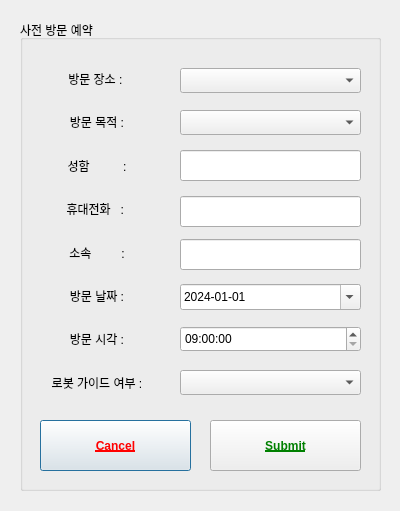
<?xml version="1.0" encoding="UTF-8"?>
<ui version="4.0">
 <class>Dialog</class>
 <widget class="QDialog" name="Dialog">
  <property name="geometry">
   <rect>
    <x>0</x>
    <y>0</y>
    <width>400</width>
    <height>511</height>
   </rect>
  </property>
  <property name="windowTitle">
   <string>Dialog</string>
  </property>
  <widget class="QGroupBox" name="groupBox">
   <property name="geometry">
    <rect>
     <x>20</x>
     <y>20</y>
     <width>361</width>
     <height>471</height>
    </rect>
   </property>
   <property name="styleSheet">
    <string notr="true">QPushButton { color: red;    font-weight: bold;}</string>
   </property>
   <property name="title">
    <string>사전 방문 예약</string>
   </property>
   <property name="checkable">
    <bool>false</bool>
   </property>
   <widget class="QComboBox" name="info_1">
    <property name="geometry">
     <rect>
      <x>160</x>
      <y>48</y>
      <width>181</width>
      <height>25</height>
     </rect>
    </property>
    <item>
     <property name="text">
      <string/>
     </property>
    </item>
    <item>
     <property name="text">
      <string>애드인에듀</string>
     </property>
    </item>
    <item>
     <property name="text">
      <string>pinklab</string>
     </property>
    </item>
    <item>
     <property name="text">
      <string>까사미아</string>
     </property>
    </item>
    <item>
     <property name="text">
      <string>메머드커피</string>
     </property>
    </item>
   </widget>
   <widget class="QPushButton" name="cancel_bt">
    <property name="geometry">
     <rect>
      <x>20</x>
      <y>400</y>
      <width>151</width>
      <height>51</height>
     </rect>
    </property>
    <property name="font">
     <font>
      <weight>75</weight>
      <bold>true</bold>
      <underline>true</underline>
     </font>
    </property>
    <property name="styleSheet">
     <string notr="true">QLabel {
    color: red;
    font-weight: bold;
}</string>
    </property>
    <property name="text">
     <string>Cancel</string>
    </property>
   </widget>
   <widget class="QPushButton" name="submit_bt">
    <property name="geometry">
     <rect>
      <x>190</x>
      <y>400</y>
      <width>151</width>
      <height>51</height>
     </rect>
    </property>
    <property name="font">
     <font>
      <weight>75</weight>
      <bold>true</bold>
      <underline>true</underline>
     </font>
    </property>
    <property name="styleSheet">
     <string notr="true">QPushButton {
    color: green;
    font-weight: bold;
}</string>
    </property>
    <property name="text">
     <string>Submit</string>
    </property>
    <property name="checkable">
     <bool>false</bool>
    </property>
    <property name="checked">
     <bool>false</bool>
    </property>
    <property name="autoRepeat">
     <bool>false</bool>
    </property>
    <property name="autoExclusive">
     <bool>false</bool>
    </property>
   </widget>
   <widget class="QComboBox" name="info_2">
    <property name="geometry">
     <rect>
      <x>160</x>
      <y>90</y>
      <width>181</width>
      <height>25</height>
     </rect>
    </property>
    <item>
     <property name="text">
      <string/>
     </property>
    </item>
    <item>
     <property name="text">
      <string>회의</string>
     </property>
    </item>
    <item>
     <property name="text">
      <string>점심</string>
     </property>
    </item>
    <item>
     <property name="text">
      <string>저녁</string>
     </property>
    </item>
   </widget>
   <widget class="QDateEdit" name="info_6">
    <property name="geometry">
     <rect>
      <x>160</x>
      <y>264</y>
      <width>181</width>
      <height>26</height>
     </rect>
    </property>
    <property name="dateTime">
     <datetime>
      <hour>0</hour>
      <minute>0</minute>
      <second>0</second>
      <year>2024</year>
      <month>1</month>
      <day>1</day>
     </datetime>
    </property>
    <property name="maximumDateTime">
     <datetime>
      <hour>23</hour>
      <minute>59</minute>
      <second>59</second>
      <year>2024</year>
      <month>12</month>
      <day>31</day>
     </datetime>
    </property>
    <property name="minimumDateTime">
     <datetime>
      <hour>0</hour>
      <minute>0</minute>
      <second>0</second>
      <year>2024</year>
      <month>1</month>
      <day>1</day>
     </datetime>
    </property>
    <property name="currentSection">
     <enum>QDateTimeEdit::YearSection</enum>
    </property>
    <property name="displayFormat">
     <string>yyyy-mM-dd</string>
    </property>
    <property name="calendarPopup">
     <bool>true</bool>
    </property>
   </widget>
   <widget class="QComboBox" name="info_8">
    <property name="geometry">
     <rect>
      <x>160</x>
      <y>350</y>
      <width>181</width>
      <height>25</height>
     </rect>
    </property>
    <item>
     <property name="text">
      <string/>
     </property>
    </item>
    <item>
     <property name="text">
      <string>네</string>
     </property>
    </item>
    <item>
     <property name="text">
      <string>아니오</string>
     </property>
    </item>
   </widget>
   <widget class="QTimeEdit" name="info_7">
    <property name="geometry">
     <rect>
      <x>160</x>
      <y>306</y>
      <width>181</width>
      <height>26</height>
     </rect>
    </property>
    <property name="dateTime">
     <datetime>
      <hour>9</hour>
      <minute>0</minute>
      <second>0</second>
      <year>2024</year>
      <month>1</month>
      <day>1</day>
     </datetime>
    </property>
    <property name="maximumDateTime">
     <datetime>
      <hour>21</hour>
      <minute>59</minute>
      <second>59</second>
      <year>2024</year>
      <month>1</month>
      <day>1</day>
     </datetime>
    </property>
    <property name="minimumDateTime">
     <datetime>
      <hour>9</hour>
      <minute>0</minute>
      <second>0</second>
      <year>2024</year>
      <month>1</month>
      <day>1</day>
     </datetime>
    </property>
    <property name="maximumTime">
     <time>
      <hour>21</hour>
      <minute>59</minute>
      <second>59</second>
     </time>
    </property>
    <property name="currentSection">
     <enum>QDateTimeEdit::HourSection</enum>
    </property>
    <property name="displayFormat">
     <string>hh:mm:ss</string>
    </property>
    <property name="calendarPopup">
     <bool>true</bool>
    </property>
   </widget>
   <widget class="QLineEdit" name="info_3">
    <property name="geometry">
     <rect>
      <x>160</x>
      <y>130</y>
      <width>181</width>
      <height>31</height>
     </rect>
    </property>
   </widget>
   <widget class="QLineEdit" name="info_4">
    <property name="geometry">
     <rect>
      <x>160</x>
      <y>176</y>
      <width>181</width>
      <height>31</height>
     </rect>
    </property>
   </widget>
   <widget class="QLineEdit" name="info_5">
    <property name="geometry">
     <rect>
      <x>160</x>
      <y>219</y>
      <width>181</width>
      <height>31</height>
     </rect>
    </property>
   </widget>
   <widget class="QWidget" name="">
    <property name="geometry">
     <rect>
      <x>20</x>
      <y>40</y>
      <width>114</width>
      <height>341</height>
     </rect>
    </property>
    <layout class="QVBoxLayout" name="verticalLayout">
     <item>
      <widget class="QLabel" name="label_3">
       <property name="text">
        <string>방문 장소 : </string>
       </property>
       <property name="alignment">
        <set>Qt::AlignCenter</set>
       </property>
      </widget>
     </item>
     <item>
      <widget class="QLabel" name="label_4">
       <property name="text">
        <string>방문 목적 :</string>
       </property>
       <property name="alignment">
        <set>Qt::AlignCenter</set>
       </property>
      </widget>
     </item>
     <item>
      <widget class="QLabel" name="label_5">
       <property name="text">
        <string>성함          :</string>
       </property>
       <property name="alignment">
        <set>Qt::AlignCenter</set>
       </property>
      </widget>
     </item>
     <item>
      <widget class="QLabel" name="label_6">
       <property name="text">
        <string>휴대전화   : </string>
       </property>
       <property name="alignment">
        <set>Qt::AlignCenter</set>
       </property>
      </widget>
     </item>
     <item>
      <widget class="QLabel" name="label_7">
       <property name="text">
        <string>소속         :</string>
       </property>
       <property name="alignment">
        <set>Qt::AlignCenter</set>
       </property>
      </widget>
     </item>
     <item>
      <widget class="QLabel" name="label_8">
       <property name="text">
        <string>방문 날짜 :</string>
       </property>
       <property name="alignment">
        <set>Qt::AlignCenter</set>
       </property>
      </widget>
     </item>
     <item>
      <widget class="QLabel" name="label_9">
       <property name="text">
        <string>방문 시각 :</string>
       </property>
       <property name="alignment">
        <set>Qt::AlignCenter</set>
       </property>
      </widget>
     </item>
     <item>
      <widget class="QLabel" name="label_10">
       <property name="text">
        <string>로봇 가이드 여부 :</string>
       </property>
       <property name="alignment">
        <set>Qt::AlignCenter</set>
       </property>
      </widget>
     </item>
    </layout>
   </widget>
  </widget>
 </widget>
 <resources/>
 <connections/>
</ui>
